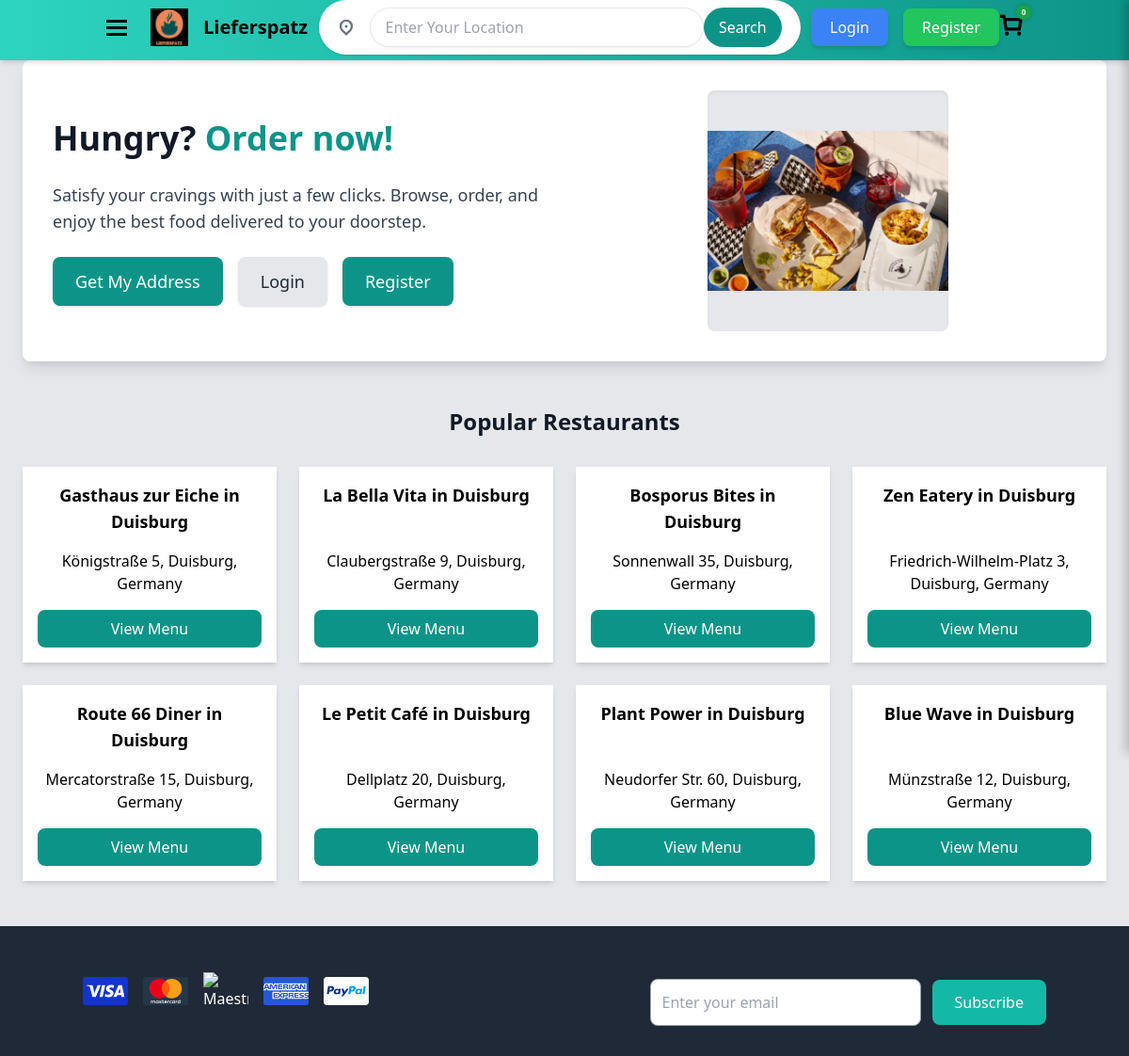
Before: / with the older database file.
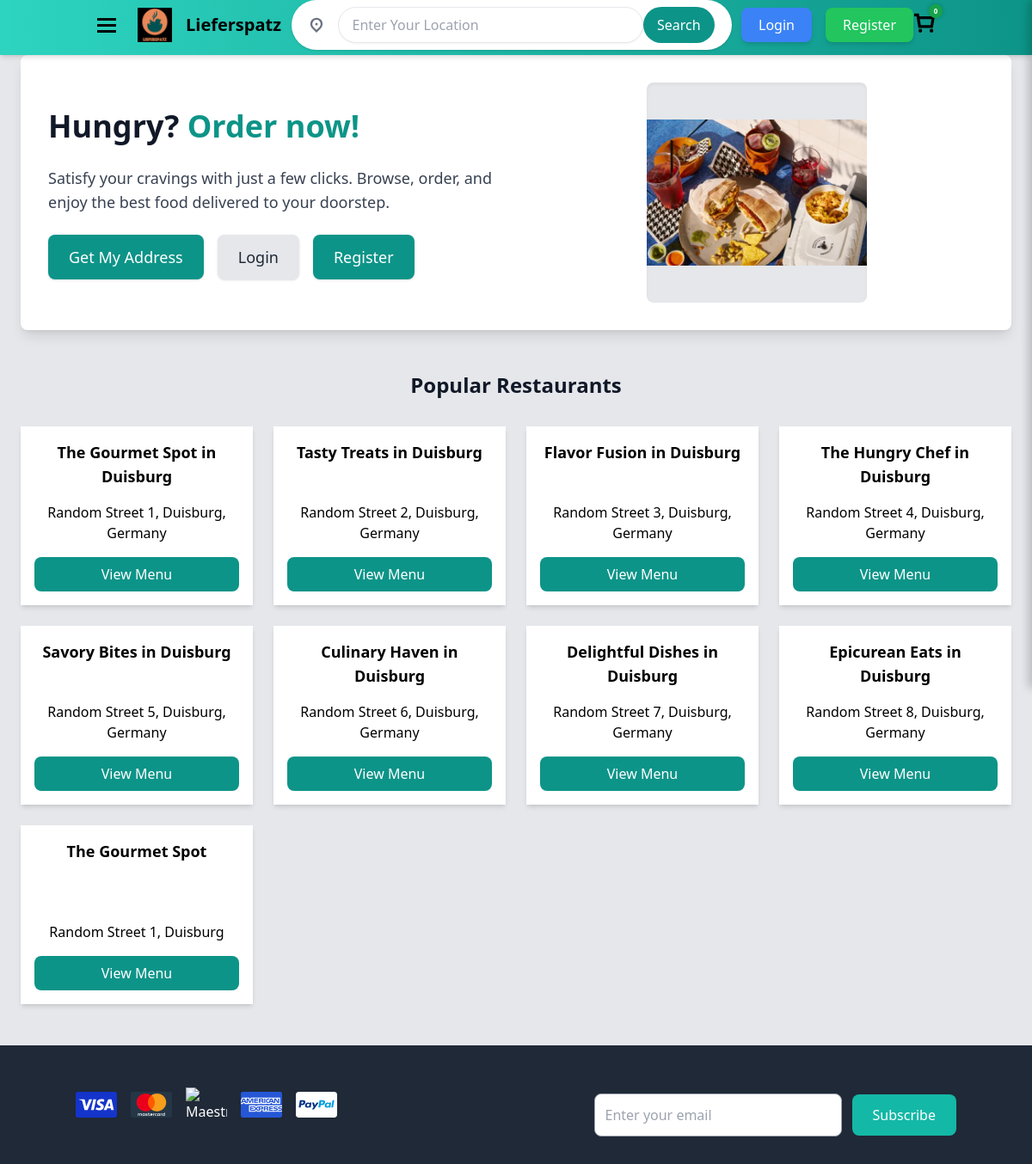
After: the same page with the newer database file.
### models.py (models this page shows, shortened)
class Restaurant(db.Model):
    id = db.Column(db.Integer, primary_key=True)
    user_id = db.Column(db.Integer, db.ForeignKey("user.id"), nullable=False, unique=True)
    name = db.Column(db.String(150), nullable=False)
    address = db.Column(db.String(255), nullable=False)
    city = db.Column(db.String(100), nullable=False)
    image_url = db.Column(db.String(255))
    description = db.Column(db.Text)
    rating = db.Column(db.Integer, default=0, nullable=False)
    user = db.relationship("User", backref="restaurant", uselist=False)

### app.py (the view)
@app.route("/")
def home():
    city = request.args.get("city", "Duisburg")  # Default city
    user = current_user if current_user.is_authenticated else None  # Ensure logout works
    restaurants = Restaurant.query.all()
    restaurants = Restaurant.query.filter_by(city=city).all()
    return render_template("index.html", restaurants=restaurants, city=city, user=user)

### app.py (called while the page is built)
@app.before_request
def make_session_permanent():
    session.permanent = False  # Ensure sessions expire on logout

@app.context_processor
def inject_cart_count():
    cart = session.get("cart", {})
    cart_count = sum(item["quantity"] for item in cart.values()) if cart else 0
    return dict(cart_count=cart_count)

### templates/index.html (shortened to what this page needs)
<!DOCTYPE html>
<html lang="en">
<head>
    <link rel="stylesheet" href="/static/css/tailwind.css">
    <link rel="stylesheet" href="https://unpkg.com/leaflet@1.9.4/dist/leaflet.css"/>
</head>
<body class="bg-gray-200 font-sans flex flex-col min-h-screen">
</body>
</html>
<header class="fixed top-0 left-0 w-full bg-gradient-to-r from-teal-400 to-teal-600 shadow-md z-50">
  <div class="container mx-auto flex items-center justify-between px-6">
    <div class="flex items-center space-x-6">
      <button class="focus:outline-none" aria-label="Open Menu">
        <svg width="24" height="24" viewBox="0 0 24 24" fill="none" class="cursor-pointer">
          <title>Menu</title>
          <path
            fill-rule="evenodd"
            clip-rule="evenodd"
            d="M23 4H1v3h22V4Zm0 7H1v3h22v-3ZM1 18h22v3H1v-3Z"
            fill="currentColor">
          </path>
        </svg>
      </button>
      <a href="/" aria-label="Lieferspatz Home" class="flex items-center">
        <img src="/static/favicon.png" alt="Lieferspatz Logo" class="w-10 h-10" />
        <span class="text-xl font-bold ml-4">Lieferspatz</span>
      </a>
    </div>
    <div class="relative flex-1 flex justify-center ml-auto">
      <div class="flex items-center bg-white rounded-full px-5 py-2 shadow space-x-4 w-full max-w-lg">
<div class="relative flex-1 flex justify-center">
  <div class="relative w-full max-w-lg">
      <input id="location-input" type="text" placeholder="Enter Your Location"
          class="w-full px-4 py-2 text-gray-700 bg-white border rounded-full shadow-sm">
  </div>
  <button id="search-btn" class="px-4 py-2 bg-teal-600 text-white rounded-full ml-2">Search</button>
</div>
      </div>
    </div>
    <div class="flex items-center space-x-4">
        {% if current_user.is_authenticated %}
            <span id="welcome-text" class="text-white font-semibold">
                Welcome, <span class="capitalize">{{ current_user.first_name }}</span>!
            </span>
            <button id="logout-btn" class="bg-red-500 text-white px-4 py-2 rounded-lg hover:bg-red-600">
                Logout
            </button>
        {% else %}
            <a href="/login" id="login-btn"
                class="px-5 py-2 bg-blue-500 text-white font-medium rounded-lg hover:bg-blue-600 transition-all shadow-md">
                Login
            </a>
            <a href="/register" id="register-btn"
                class="px-5 py-2 bg-green-500 text-white font-medium rounded-lg hover:bg-green-600 transition-all shadow-md">
                Register
            </a>
        {% endif %}
    </div>
        <div class="relative">
          <button id="cart-btn" class="focus:outline-none">
              <svg width="26" height="26" viewBox="0 0 24 24" fill="none">
                  <path fill-rule="evenodd" clip-rule="evenodd"
                      d="M5.5 18H21l2-12.5H6.5l-.5-3H.9v3h2.5L5.5 18Zm14-9.5-1 6.5H8L7 8.5h12.5ZM7.5 23a2 2 0 1 0 0-4 2 2 0 0 0 0 4Zm14-2a2 2 0 1 1-4 0 2 2 0 0 1 4 0Z"
                      fill="currentColor"></path>
              </svg>
          </button>
          <div id="cart-bubble" class="absolute top-0 right-0 bg-green-600 text-white text-xs font-bold rounded-full w-5 h-5 flex items-center justify-center hidden">
              0
          </div>
        </div>
    </div>
</header>
<section class="bg-gray-200 mt-16 pt-32 pb-12">
  <div class="bg-white rounded-lg shadow-lg p-8 mx-auto max-w-6xl flex flex-col md:flex-row items-center gap-8">
    <div class="flex-1 space-y-6 text-center md:text-left">
      <h1 class="text-4xl font-extrabold text-gray-900 leading-tight">
        Hungry? <span class="text-teal-600">Order now!</span>
      </h1>
      <p class="text-gray-700 text-lg">
        Satisfy your cravings with just a few clicks. Browse, order, and enjoy the best food delivered to your doorstep.
      </p>
      <div class="flex flex-wrap gap-4 justify-center md:justify-start">
        <button id="getLocationButton" class="px-6 py-3 bg-teal-600 text-white text-lg font-medium rounded-lg shadow hover:bg-teal-700 focus:ring-4 focus:ring-teal-300 focus:outline-none transition-all">
          Get My Address
        </button>
        <a href="/login" class="px-6 py-3 bg-gray-200 text-gray-800 text-lg font-medium rounded-lg shadow hover:bg-gray-300 focus:ring-4 focus:ring-gray-200 focus:outline-none transition-all">
          Login
        </a>
        <a href="/register" class="px-6 py-3 bg-teal-600 text-white text-lg font-medium rounded-lg shadow hover:bg-teal-700 focus:ring-4 focus:ring-teal-300 focus:outline-none transition-all">
          Register
        </a>
      </div>
    </div>
    <div class="flex-1 flex justify-center items-center">
      <div class="bg-gray-200 rounded-lg w-64 h-64 flex items-center justify-center shadow-inner">
        <img src="/static/images/hero_image.png" alt="Delicious meal" class="w-full h-full object-contain rounded-lg" />
      </div>
    </div>
  </div>
</section>
<section class="max-w-6xl mx-auto py-12">
  <h2 class="text-2xl font-bold text-gray-900 mb-8 text-center">Popular Restaurants</h2>
  <div id="restaurant-list" class="grid grid-cols-4 gap-6">
    {% for restaurant in restaurants %}
    <div class="p-4 bg-white shadow-md rounded-2xl hover:shadow-lg transition flex flex-col justify-between h-full">
        <div class="text-center">
            <h3 class="text-lg font-semibold">{{ restaurant.name }}</h3>
            <p class="text-gray-600">{{ restaurant.address }}</p>
        </div>
            <a href="{{ url_for('restaurant_menu_page', restaurant_id=restaurant.id) }}"
            class="mt-4 px-4 py-2 bg-teal-600 text-white rounded-lg text-center hover:bg-teal-700 transition block">
            View Menu
            </a>
    </div>
    {% endfor %}
</div>
</section>
<footer class="bg-gray-800 text-white py-8 mt-auto">
  <div class="container mx-auto flex flex-col md:flex-row justify-between items-center space-y-6 md:space-y-0">
      <div class="flex items-center space-x-4">
          <img src="/static/images/visa.svg" alt="Visa" class="w-12">
          <img src="/static/images/mastercard.svg" alt="MasterCard" class="w-12">
          <img src="/static/images/maestro.svg" alt="Maestro" class="w-12">
          <img src="/static/images/amex.svg" alt="American Express" class="w-12">
          <img src="/static/images/paypal.svg" alt="PayPal" class="w-12">
      </div>
      <div class="flex items-center space-x-3">
          <input
              type="email"
              placeholder="Enter your email"
              class="w-72 p-3 rounded-lg border border-gray-400 text-gray-800 focus:outline-none focus:border-teal-400"
          />
          <button class="bg-teal-500 text-white px-6 py-3 rounded-lg hover:bg-teal-600">
              Subscribe
          </button>
      </div>
  </div>
</footer>
</body>
</html>

Changed rows visible on the page:
changed Restaurant: name "Gasthaus zur Eiche in Duisburg" → "The Gourmet Spot in Duisburg"; address "Königstraße 5, Duisburg, Germany" → "Random Street 1, Duisburg, Germany"
changed Restaurant: name "La Bella Vita in Duisburg" → "Tasty Treats in Duisburg"; address "Claubergstraße 9, Duisburg, Germany" → "Random Street 2, Duisburg, Germany"
changed Restaurant: name "Bosporus Bites in Duisburg" → "Flavor Fusion in Duisburg"; address "Sonnenwall 35, Duisburg, Germany" → "Random Street 3, Duisburg, Germany"
changed Restaurant: name "Zen Eatery in Duisburg" → "The Hungry Chef in Duisburg"; address "Friedrich-Wilhelm-Platz 3, Duisburg, Germany" → "Random Street 4, Duisburg, Germany"
changed Restaurant: name "Route 66 Diner in Duisburg" → "Savory Bites in Duisburg"; address "Mercatorstraße 15, Duisburg, Germany" → "Random Street 5, Duisburg, Germany"
changed Restaurant: name "Le Petit Café in Duisburg" → "Culinary Haven in Duisburg"; address "Dellplatz 20, Duisburg, Germany" → "Random Street 6, Duisburg, Germany"
changed Restaurant: name "Plant Power in Duisburg" → "Delightful Dishes in Duisburg"; address "Neudorfer Str. 60, Duisburg, Germany" → "Random Street 7, Duisburg, Germany"
changed Restaurant: name "Blue Wave in Duisburg" → "Epicurean Eats in Duisburg"; address "Münzstraße 12, Duisburg, Germany" → "Random Street 8, Duisburg, Germany"
added Restaurant: name "The Gourmet Spot", address "Random Street 1, Duisburg"
